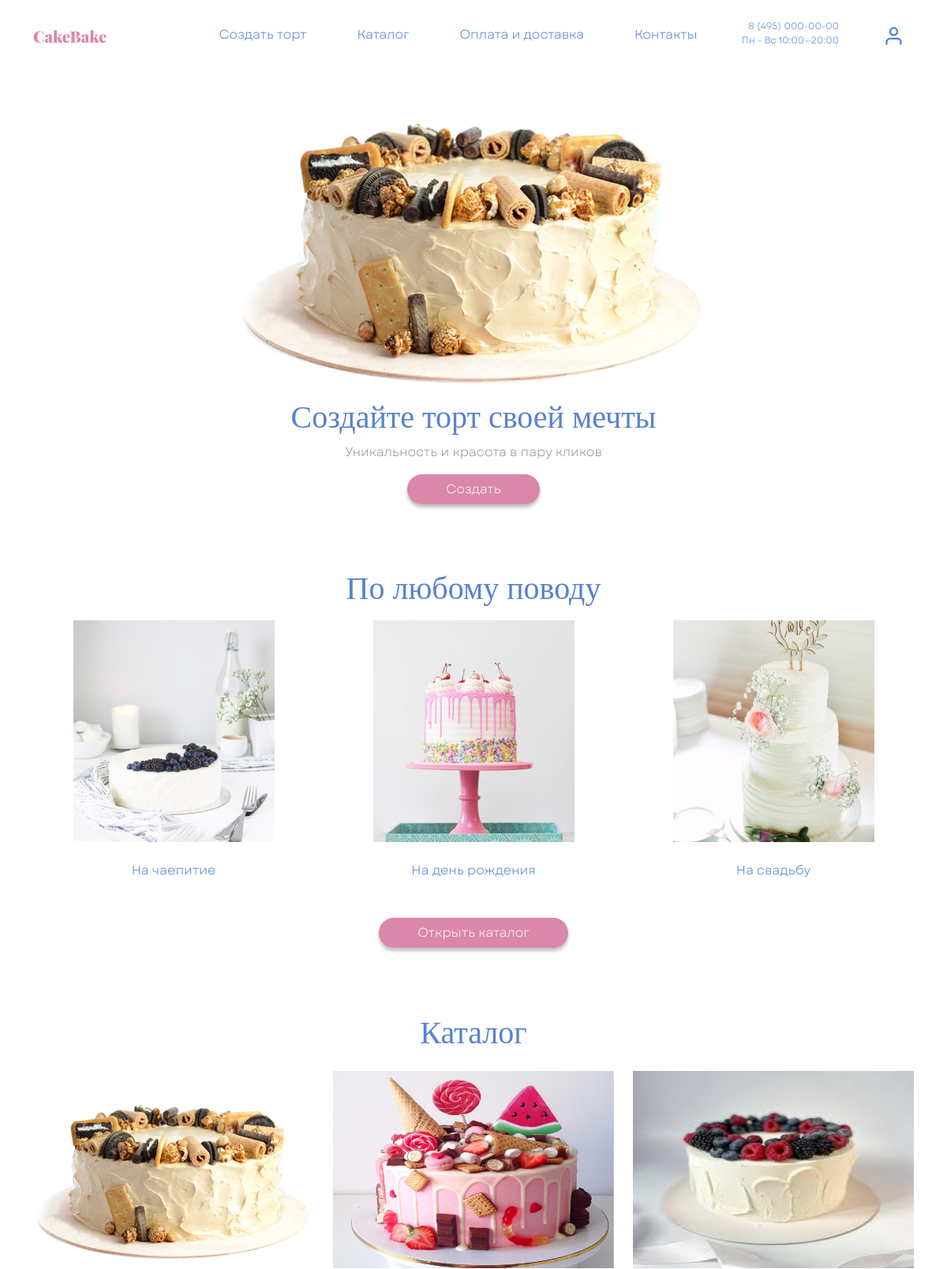
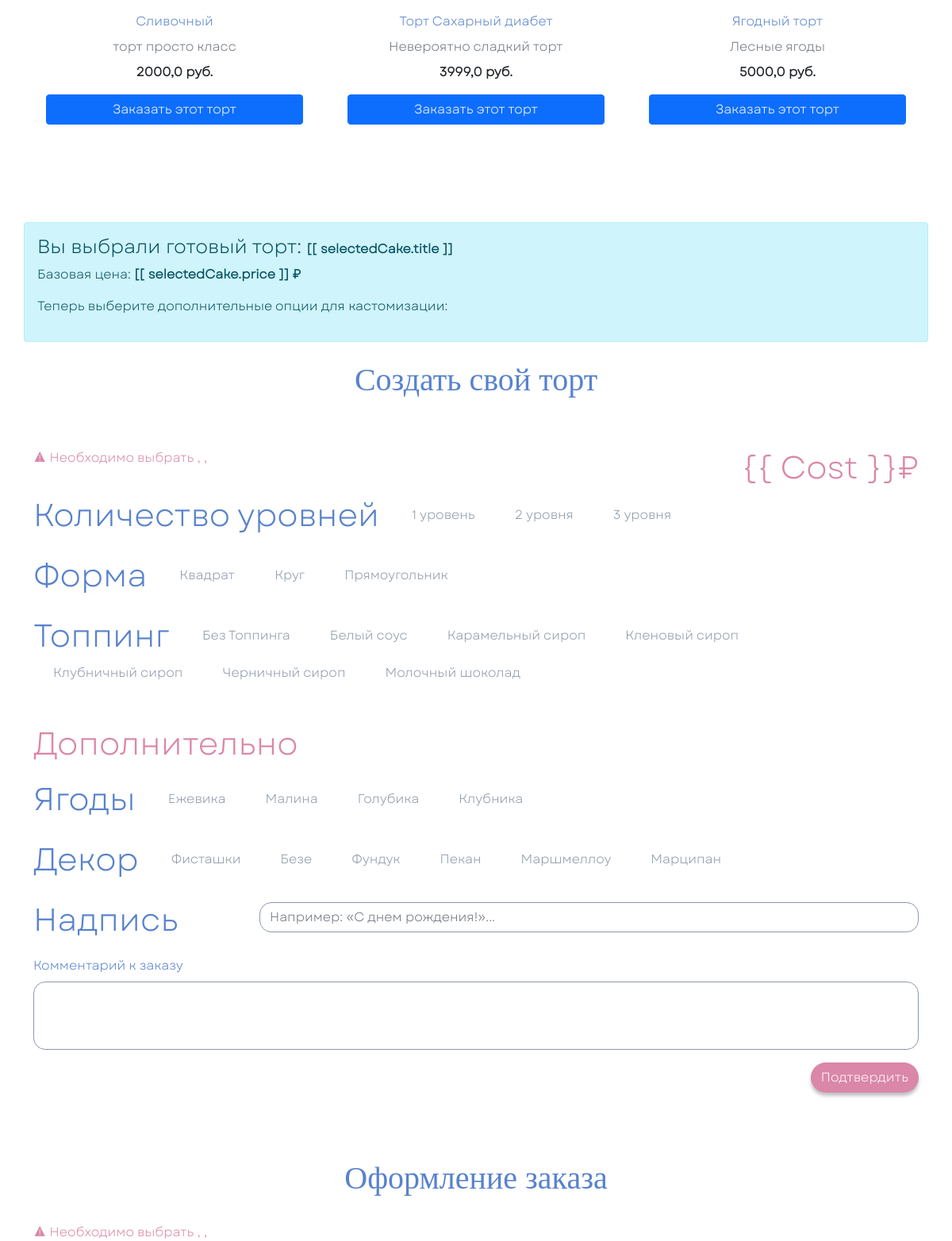
The page / (upper part) on the database its author committed (2 pictures, top to bottom).
### catalog/models.py (models this page shows, shortened)
class Cake(models.Model):
    title = models.CharField('Название торта', max_length=120)
    slug = models.SlugField('Слаг', max_length=140, unique=True)
    short_description = models.CharField('Короткое описание', max_length=200, blank=True)
    description = models.TextField('Описание', blank=True)
    image = models.ImageField('Главная картинка', upload_to='cakes/')
    base_price = models.DecimalField('Базовая цена, ₽',
                                     max_digits=10,
                                     decimal_places=2,
                                     validators=[MinValueValidator(Decimal('0.00'))])
    weight_grams = models.PositiveIntegerField(
        'Вес, г', validators=[MinValueValidator(1)]
        )
    servings = models.PositiveIntegerField('Порций', null=True, blank=True)
    diameter_cm = models.PositiveIntegerField('Диаметр, см', null=True, blank=True)
    allow_inscription = models.BooleanField('Разрешить надпись', default=True)
    inscription_extra_price = models.DecimalField('Доплата за надпись, ₽', max_digits=8, decimal_places=2,
                                                  default=Decimal('0.00'),
                                                  validators=[MinValueValidator(Decimal('0.00'))])
    available_fillings = models.ManyToManyField(
        Option, blank=True, related_name='cakes_with_filling',
        limit_choices_to={'category__slug': 'filling'}, verbose_name='Доступные начинки'
    )
    prep_time_min_hours = models.PositiveSmallIntegerField('Подготовка, мин. часов', default=24)
    prep_time_max_hours = models.PositiveSmallIntegerField('Подготовка, макс. часов', default=48)
    is_active = models.BooleanField('Опубликован', default=True)
    created_at = models.DateTimeField('Создан', auto_now_add=True)
    updated_at = models.DateTimeField('Обновлён', auto_now=True)
    class Meta:
        verbose_name = 'Торт (базовый)'
        verbose_name_plural = 'Торты (базовые)'
        ordering = ['title']

class Option(models.Model):
    category = models.ForeignKey(
        OptionCategory,
        on_delete=models.PROTECT,  # PROTECT — нельзя удалить категорию, если есть опции
        related_name='options',
        verbose_name='Категория'
    )
    name = models.CharField('Название опции', max_length=100)
    price_delta = models.DecimalField(
        'Надбавка к цене',
        max_digits=8,
        decimal_places=2,
        default=0
        )
    is_active = models.BooleanField('Активна', default=True)
    class Meta:
        unique_together = ('category', 'name')
        verbose_name = 'Опция'
        verbose_name_plural = 'Опции'

### catalog/views.py (the view)
# urls.py: path('', views.index),
def index(request):
    cakes = Cake.objects.all()
    serialized_cakes = [serialize_cake(cake) for cake in cakes]
    selected_cake = None
    selected_cake_id = request.GET.get('selected_cake')
    if selected_cake_id:
        try:
            selected_cake = Cake.objects.get(id=selected_cake_id)
        except Cake.DoesNotExist:
            selected_cake = None
    ctx = {
        'levels':  Option.objects.filter(category__slug='levels',  is_active=True).order_by('id'),
        'shapes':  Option.objects.filter(category__slug='shape',   is_active=True).order_by('id'),
        'toppings': Option.objects.filter(category__slug='topping', is_active=True).order_by('id'),
        'berries': Option.objects.filter(category__slug='berries', is_active=True).order_by('id'),
        'decors':  Option.objects.filter(category__slug='decor',   is_active=True).order_by('id'),
        'cakes': serialized_cakes,
        'selected_cake': selected_cake,
        'selected_cake_json': json.dumps(serialize_cake(selected_cake)) if selected_cake else 'null',
    }
    return render(request, 'index.html', ctx)

### catalog/views.py (called while the page is built)
def serialize_cake(cake):
    return {
        'id': cake.id,
        'title': cake.title,
        'description': cake.description,
        'price': float(cake.base_price),
        'image': cake.image.url if cake.image else None
    }

### templates/index.html (shortened to what this page needs)
{% extends "base.html" %}
{% load static %}
{% block content %}
<main>
  <div class="container mt-header">
    <article class="row position-relative">
      <div class="col-12 col-xxl-6 d-flex justify-content-center">
        <img src="{% static 'img/Cake.png' %}" alt="">
      </div>
      <div class="col-12 col-xxl-6 d-flex flex-column justify-content-center align-items-center align-items-xxl-start">
        <h1 class="font_Gogh fs_40 cake_blue">Создайте торт своей мечты</h1>
        <span class="cake_grey fw-lighter">Уникальность и красота в пару кликов</span>
        <a href="#step3" class="btn text-white rounded-pill px-5 mt-3 shadow-none cake__button cake__bg_pink">Создать</a>
      </div>
    </article>
    <article class="row pt-header d-flex justify-content-center" id="event">
      <h2 class="font_Gogh fs_40 cake_blue text-center mb-3">По любому поводу</h2>
      <div class="col-12 col-sm-6 col-lg-4 d-flex flex-column align-items-center">
        <div class="card border-0 cake__hover">
          <a href="#" class="card-img-overlay"></a>
          <img src="{% static 'img/image1.png' %}" alt="" class="">
          <span class="cake_blue mt-4 fw-lighter mb-4 text-center">На чаепитие</span>
        </div>
      </div>
      <div class="col-12 col-sm-6 col-lg-4 d-flex flex-column align-items-center">
        <div class="card border-0 cake__hover">
          <a href="#" class="card-img-overlay"></a>
          <img src="{% static 'img/image2.png' %}" alt="" class="">
          <span class="cake_blue mt-4 fw-lighter mb-4 text-center">На день рождения</span>
        </div>
      </div>
      <div class="col-12 col-sm-6 col-lg-4 d-flex flex-column align-items-center">
        <div class="card border-0 cake__hover">
          <a href="#" class="card-img-overlay"></a>
          <img src="{% static 'img/image3.png' %}" alt="" class="">
          <span class="cake_blue mt-4 fw-lighter mb-4 text-center">На свадьбу</span>
        </div>
      </div>
      <div class="d-flex justify-content-center mt-2">
        <a href="#step2" class="btn text-white rounded-pill px-5 mt-3 shadow-none cake__button cake__bg_pink">Открыть каталог</a>
      </div>
    </article>
    <article class="row pt-header d-flex justify-content-center" id="step2">
    <h2 class="font_Gogh fs_40 cake_blue text-center mb-4">Каталог</h2>
    {% for cake in cakes %}
    <div class="col-12 col-sm-6 col-lg-4 mb-4 d-flex">
        <div class="card border-0 cake__hover w-100">
            <a href="?selected_cake={{ cake.id }}#step3" class="card-img-overlay"></a>
            <div style="height: 250px; overflow: hidden;">
                {% if cake.image %}
                <img src="{{ cake.image }}" alt="{{ cake.title }}"
                     class="w-100 h-100 object-fit-cover">
                {% else %}
                <img src="{% static 'img/default-cake.jpg' %}" alt="Default cake image"
                     class="w-100 h-100 object-fit-cover">
                {% endif %}
            </div>
            <div class="card-body d-grid" style="grid-template-rows: auto auto auto 1fr auto; gap: 0.5rem;">
                <span class="cake_blue text-center fw-lighter">{{ cake.title }}</span>
                <span class="text-muted text-center">{{ cake.description }}</span>
                <span class="fw-bold text-center">{{ cake.price }} руб.</span>
                <a href="?selected_cake={{ cake.id }}#step3"
                   class="btn btn-primary order-cake-btn">
                    Заказать этот торт
                </a>
            </div>
        </div>
    </div>
    {% empty %}
    <div class="col-12 text-center">
        <p>Торты не найдены</p>
    </div>
    {% endfor %}
</article>
    <article id="VueApp">
      <section class="row pt-header" id="step3">
        <div v-if="selectedCake" class="alert alert-info mb-4">
          <h4>Вы выбрали готовый торт: <strong>[[ selectedCake.title ]]</strong></h4>
          <p>Базовая цена: <strong>[[ selectedCake.price ]] ₽</strong></p>
          <p>Теперь выберите дополнительные опции для кастомизации:</p>
        </div>
        <h2 class="font_Gogh fs_40 cake_blue text-center">Создать свой торт</h2>
        {% verbatim %}
        <v-form :validation-schema="schema1" @submit="ToStep4">
          <div class="d-flex justify-content-end align-items-center position-relative">
            <span class="cake_pink position-absolute start-0 top-50">
              <error-message name="lvls" class="from__alert"></error-message>
              <error-message name="form" class="from__alert"></error-message>
            </span>
            <span class="z-index-1 fs_40 cake_pink text-end mt-5" id="cost">{{ Cost }}₽</span>
          </div>
        {% endverbatim %}
        <div class="d-flex align-items-center flex-wrap mb-3">
          <span class="me-3 fs_40 cake_blue">Количество уровней</span>
          {% for opt in levels %}
            <label for="lvl{{ opt.id }}" class="mx-2 px-3 py-1 cake_grey cake__label">{{ opt.name }}</label>
          {% endfor %}
        </div>
        <div class="d-flex align-items-center flex-wrap mb-3">
          <span class="me-3 fs_40 cake_blue">Форма</span>
          {% for opt in shapes %}
            <label for="shape{{ opt.id }}" class="mx-2 px-3 py-1 cake_grey cake__label">{{ opt.name }}</label>
          {% endfor %}
        </div>
        <div class="d-flex align-items-center flex-wrap mb-3">
          <span class="me-3 fs_40 cake_blue">Топпинг</span>
          {% for opt in toppings %}
            <label for="topping{{ opt.id }}" class="mx-2 px-3 py-1 cake_grey cake__label">{{ opt.name }}</label>
          {% endfor %}
        </div>
        <h1 class="me-3 fs_40 cake_pink mb-3 mt-5">Дополнительно</h1>
        <div class="d-flex align-items-center flex-wrap mb-3">
          <span class="me-3 fs_40 cake_blue">Ягоды</span>
          {% for opt in berries %}
            <label for="berry{{ opt.id }}" class="mx-2 px-3 py-1 cake_grey cake__label">{{ opt.name }}</label>
          {% endfor %}
        </div>
        <div class="d-flex align-items-center flex-wrap mb-3">
          <span class="me-3 fs_40 cake_blue">Декор</span>
          {% for opt in decors %}
            <label for="decor{{ opt.id }}" class="mx-2 px-3 py-1 cake_grey cake__label">{{ opt.name }}</label>
          {% endfor %}
        </div>
        <div class="row mb-3">
          <div class="col-5 col-md-4 col-lg-3">
            <label class="me-3 fs_40 cake_blue" for="words">Надпись</label>
          </div>
          <div class="col-7 col-md-8 col-lg-9 pt-2">
            <input v-model="Words" :class="Words ? 'cake__border_blue': ''" type="text" name="words" id="words" placeholder="Например: «С днем рождения!»..." class="form-control cake__textinput">
          </div>
        </div>
        <div>
          <label for="comment" class="cake_blue">Комментарий к заказу</label>
          <textarea v-model="Comments" :class="Comments ? 'cake__border_blue': ''" name="comment" id="comment" rows="3" class="form-control mt-2 cake__textinput" style="resize: none"></textarea>
        </div>
        <div class="d-flex justify-content-end">
          <button type="submit" class="btn text-white rounded-pill mt-3 shadow-none cake__button cake__bg_pink">Подтвердить</button>
        </div>
        {% verbatim %}</v-form>{% endverbatim %}
      </section>
      <section class="row pt-header" id="step4" v-if="Designed">
        {% verbatim %}
        <v-form :validation-schema="schema2" @submit="this.$refs.HiddenFormSubmit.click()">
          <div class="col">
            <div class="d-flex flex-column position-relative pb-5">
              <h2 class="fs_40 font_Gogh cake_blue text-center align-self-center">Оформление заказа</h2>
              <span class="cake_pink mt-2 position-absolute bottom-0">
                <error-message name="name" class="from__alert"></error-message>
                <error-message name="phone" class="from__alert"></error-message>
              </span>
            </div>
          </div>
        </v-form>
        {% endverbatim %}
      </section>
    </article>
  </div>
</main>
{% endblock %}

### static/css/Style.css (style rules this page uses)
.font_Gogh { font-family: Gogh; }
html { height: 100%; }
* { font-family: Garet, serif; font-size: 16px; font-weight: normal; }
body { background-color: white; min-height: 100%; display: grid; grid-template-rows: auto 1fr auto; }
.mt-header { margin-top: calc(58px + 1.6rem); }
.pt-header { padding-top: calc(58px + 1.6rem); }
.cake_pink { color: #DA87A9 !important; }
.cake__bg_pink { background-color: #DA87A9 !important; }
.cake_blue { color: #5882CD !important; }
.cake_grey { color: #8C99AA !important; }
.cake__button { box-shadow: 0 4px 4px rgba(0, 0, 0, 0.25) !important; border-radius: 15px; }
.cake__label { border: 1px solid white; border-radius: 15px; }
.cake__textinput { border: 1px solid #8C99AA; border-radius: 15px; color: #5882CD !important; }
.from__alert:not(:last-child):after { content: ','; }
.from__alert:first-child:before { content: '⚠ Необходимо выбрать '; }
.fs_40 { font-size: 40px; }
.z-index-1 { z-index: -1; }

### rows shown on the page
Cake: title "Сливочный", description "торт просто класс"
Cake: title "Торт Сахарный диабет", description "Невероятно сладкий торт"
Cake: title "Ягодный торт", description "Лесные ягоды"
Option: name "1 уровень"
Option: name "2 уровня"
Option: name "3 уровня"
Option: name "Квадрат"
Option: name "Круг"
Option: name "Прямоугольник"
Option: name "Без Топпинга"
Option: name "Белый соус"
Option: name "Карамельный сироп"
Option: name "Кленовый сироп"
Option: name "Клубничный сироп"
Option: name "Черничный сироп"
Option: name "Молочный шоколад"
Option: name "Ежевика"
Option: name "Малина"
Option: name "Голубика"
Option: name "Клубника"
Option: name "Фисташки"
Option: name "Безе"
Option: name "Фундук"
Option: name "Пекан"
Option: name "Маршмеллоу"
Option: name "Марципан"

### other values the page prints
{{ cake.price }} "2000,0" "3999,0" "5000,0"
